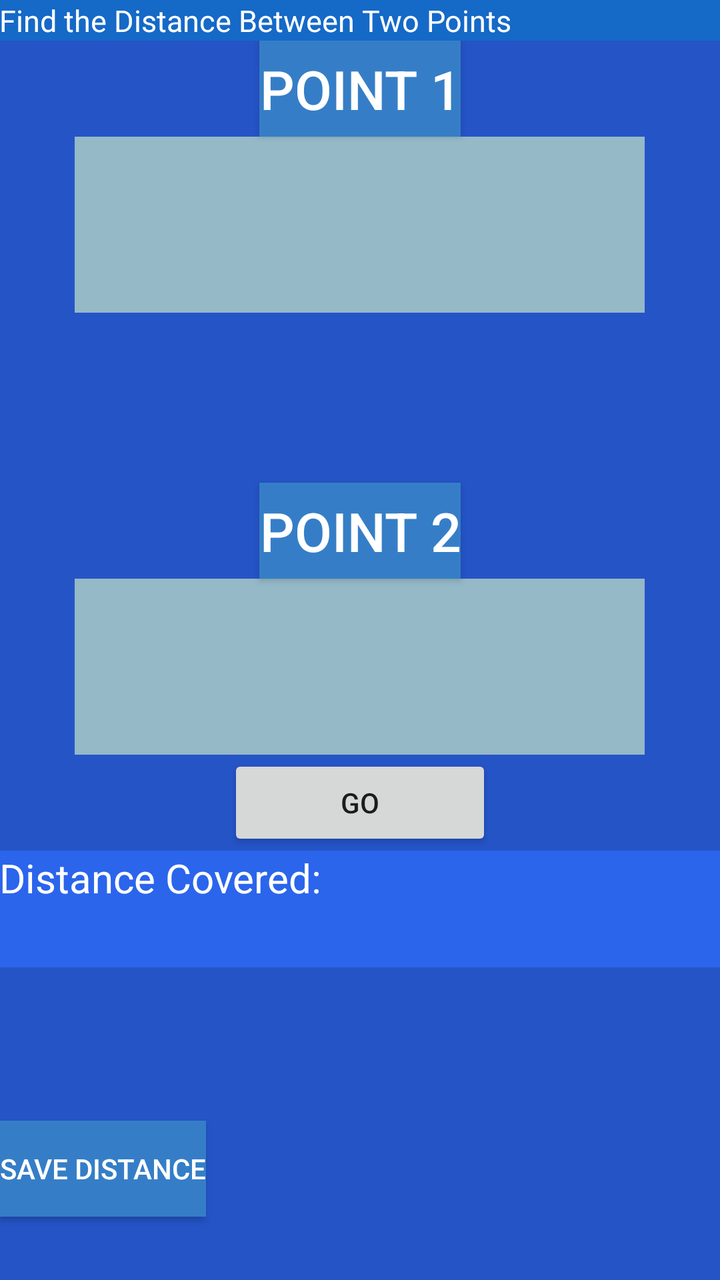
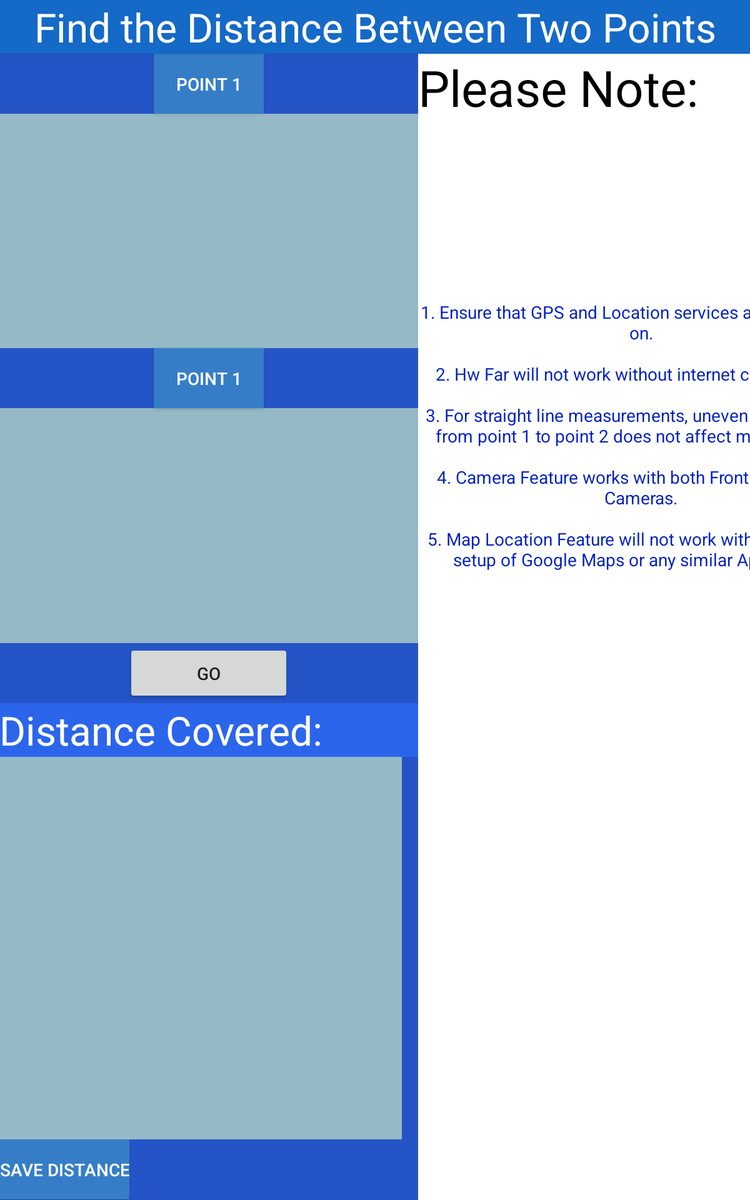

First picture: res/layout/ on a phone held upright. Second picture: the repository's own variant of that layout, on a device whose configuration matches the variant's folder. Source for both follows.
<!-- AndroidManifest.xml: application theme AppTheme -->
<!-- res/layout/fragment_main.xml -->
<RelativeLayout xmlns:android="http://schemas.android.com/apk/res/android"
    xmlns:tools="http://schemas.android.com/tools" android:layout_width="match_parent"
    android:layout_height="match_parent" android:paddingLeft="@dimen/activity_horizontal_margin"
    android:paddingRight="@dimen/activity_horizontal_margin"
    android:paddingTop="@dimen/activity_vertical_margin"
    android:paddingBottom="@dimen/activity_vertical_margin"
    tools:context=".MainActivity$PlaceholderFragment"
    android:background="#000000">

    <TextView android:text="Find the Distance Between Two Points" android:layout_width="wrap_content"
        android:layout_height="wrap_content"
        android:id="@+id/textView"
        android:background="#1569C7"
        android:textColor="#FFFFFF"
        android:layout_alignParentRight="true"
        android:layout_alignParentEnd="true"
        android:textSize="15sp"
        android:layout_alignParentLeft="true"
        android:layout_alignParentStart="true"
        android:shadowColor="@color/abc_search_url_text_normal" />



    <ScrollView xmlns:android="http://schemas.android.com/apk/res/android"
    xmlns:tools="http://schemas.android.com/tools" android:layout_width="match_parent"

    android:layout_height="wrap_content"
    android:paddingLeft="@dimen/activity_horizontal_margin"
    android:paddingRight="@dimen/activity_horizontal_margin"
    android:paddingTop="@dimen/activity_vertical_margin"
    android:paddingBottom="@dimen/activity_vertical_margin"
    tools:context=".MainActivity$PlaceholderFragment"
        android:id="@+id/scrollView"
        android:layout_alignParentLeft="true"
        android:layout_alignParentStart="true"
        android:layout_below="@+id/textView"
        android:layout_alignParentBottom="true">


    </ScrollView>

    <LinearLayout
            android:orientation="vertical"

            android:layout_width="match_parent"
            android:layout_height="wrap_content"
            android:weightSum="1"
            android:background="#2554C7"
            android:id="@+id/linearLayout"
        android:layout_alignTop="@+id/scrollView"
        android:layout_centerHorizontal="true"
        android:layout_alignParentBottom="true">

            <Button
                android:layout_width="wrap_content"
                android:layout_height="wrap_content"
                android:text="Point 1"
                android:id="@+id/point1"
                android:background="#357EC7"
                android:textColor="#FFFFFF"
                android:layout_gravity="center_horizontal"
                android:textSize="27dp" />

            <TextView
                android:layout_width="285dp"
                android:layout_height="wrap_content"
                android:textAppearance="?android:attr/textAppearanceSmall"
                android:id="@+id/coord1"
                android:background="#95B9C7"
                android:freezesText="true"
                android:layout_gravity="center_horizontal"
                android:layout_weight="0.22" />

            <TextView
                android:layout_width="match_parent"
                android:layout_height="wrap_content"
                android:textAppearance="?android:attr/textAppearanceSmall"
                android:id="@+id/textView2"
                android:layout_weight="0.21"
                android:clickable="true"
                android:freezesText="true"/>

            <Button
                android:layout_width="wrap_content"
                android:layout_height="wrap_content"
                android:text="Point 2"
                android:id="@+id/point2"
                android:background="#357EC7"
                android:textColor="#FFFFFF"
                android:layout_gravity="center_horizontal"
                android:textSize="27dp" />

            <TextView
                android:layout_width="285dp"
                android:layout_height="wrap_content"
                android:textAppearance="?android:attr/textAppearanceSmall"
                android:id="@+id/coord2"
                android:background="#95B9C7"
                android:freezesText="true"
                android:layout_gravity="center_horizontal"
                android:layout_weight="0.22" />

            <Button
                style="?android:attr/buttonStyleSmall"
                android:layout_width="132dp"
                android:layout_height="wrap_content"
                android:text="Go"
                android:id="@+id/gobutton"
                android:layout_gravity="center_horizontal" />

            <TextView
                android:layout_width="match_parent"
                android:layout_height="wrap_content"
                android:textAppearance="?android:attr/textAppearanceSmall"
                android:id="@+id/textView3"
                android:layout_weight="0.10"
                android:background="#2B65EC"
                android:text="Distance Covered:"
                android:textSize="20dp"
                android:textColor="#ffffff"
                android:freezesText="true"/>

            <TextView
                android:layout_width="wrap_content"
                android:layout_height="wrap_content"
                android:textAppearance="?android:attr/textAppearanceLarge"
                android:id="@+id/txtResult"
                android:layout_weight="0.15"
                android:background="#95B9C7"
                android:freezesText="true"/>

            <Button
                android:layout_width="wrap_content"
                android:layout_height="wrap_content"
                android:text="Save Distance"
                android:id="@+id/btnSave"
                android:background="#357EC7"
                android:textColor="#FFFFFF"
                android:shadowColor="#FFFFFF"/>

        </LinearLayout>
</RelativeLayout>
<!-- resources referenced by this layout -->
<resources>
  <style name="AppTheme" parent="Theme.AppCompat.Light.DarkActionBar">
          
      </style>
</resources>
<!-- res/layout-sw600dp/fragment_main.xml (the author's variant of the layout above) -->
<!-- drawn on a 7-inch tablet held upright -->
<RelativeLayout xmlns:android="http://schemas.android.com/apk/res/android"
    xmlns:tools="http://schemas.android.com/tools" android:layout_width="match_parent"
    android:layout_height="match_parent" android:paddingLeft="@dimen/activity_horizontal_margin"
    android:paddingRight="@dimen/activity_horizontal_margin"
    android:paddingTop="@dimen/activity_vertical_margin"
    android:paddingBottom="@dimen/activity_vertical_margin"
    tools:context=".MainActivity$PlaceholderFragment"
    android:background="#0000a0"
    >

    <TextView android:text="Find the Distance Between Two Points" android:layout_width="wrap_content"
        android:layout_height="wrap_content"
        android:id="@+id/textView"
        android:background="#1569C7"
        android:textColor="#FFFFFF"
        android:textSize="32dp"
        android:layout_alignParentLeft="true"
        android:layout_alignParentStart="true"
        android:textAlignment="center"
        android:capitalize="words"
        android:elevation="2dp"
        android:shadowColor="@color/abc_search_url_text_normal"
        android:layout_alignParentRight="true"
        android:layout_alignParentEnd="true" />








    <LinearLayout
        android:orientation="horizontal"
        android:layout_width="fill_parent"
        android:layout_height="fill_parent"
        android:layout_below="@+id/textView"
        android:weightSum="1"
        android:baselineAligned="false"
        android:background="#000000"
        >
-->
        <LinearLayout
            android:orientation="vertical"
            android:layout_width="wrap_content"
            android:layout_height="match_parent"

            android:background="#2554C7">


            <Button
                android:layout_width="wrap_content"
                android:layout_height="wrap_content"
                android:text="Point 1"
                android:id="@+id/point1"
                android:background="#357EC7"
                android:textColor="#FFFFFF"
                android:layout_gravity="center_horizontal"/>

            <TextView
                android:layout_width="335dp"
                android:layout_height="wrap_content"
                android:textAppearance="?android:attr/textAppearanceSmall"
                android:id="@+id/coord1"
                android:background="#95B9C7"
                android:layout_weight="0.22"
                android:freezesText="true"
                android:layout_gravity="center_horizontal"/>

            <Button
                android:layout_width="wrap_content"
                android:layout_height="wrap_content"
                android:text="Point 1"
                android:id="@+id/point2"
                android:background="#357EC7"
                android:textColor="#FFFFFF"
                android:layout_gravity="center_horizontal"/>


            <TextView
                android:layout_width="335dp"
                android:layout_height="wrap_content"
                android:textAppearance="?android:attr/textAppearanceSmall"
                android:id="@+id/coord2"
                android:background="#95B9C7"
                android:layout_weight="0.22"
                android:freezesText="true"
                android:layout_gravity="center_horizontal"/>

            <Button
                style="?android:attr/buttonStyleSmall"
                android:layout_width="132dp"
                android:layout_height="wrap_content"
                android:text="Go"
                android:id="@+id/gobutton"
                android:layout_gravity="center_horizontal" />

            <TextView
                android:layout_width="match_parent"
                android:layout_height="wrap_content"
                android:textAppearance="?android:attr/textAppearanceSmall"
                android:id="@+id/textView3"
                android:background="#2B65EC"
                android:text="Distance Covered:"
                android:textSize="32dp"
                android:textColor="#ffffff"
                android:freezesText="true"/>

            <TextView
                android:layout_width="322dp"
                android:layout_height="wrap_content"
                android:textAppearance="?android:attr/textAppearanceLarge"
                android:id="@+id/txtResult"
                android:layout_weight="0.36"
                android:background="#95B9C7"
                android:freezesText="true"/>


            <Button
                android:layout_width="wrap_content"
                android:layout_height="wrap_content"
                android:text="Save Distance"
                android:id="@+id/btnSave"
                android:background="#357EC7"
                android:textColor="#FFFFFF"
                android:shadowColor="#FFFFFF"
                 />


        </LinearLayout>
           <LinearLayout
               android:orientation="horizontal"
               android:layout_width="wrap_content"
               android:layout_height="match_parent"

               android:layout_weight="0.67"
               android:background="#0000a0">



               </LinearLayout>

           <LinearLayout
           android:orientation="vertical"
           android:layout_width="wrap_content"
           android:layout_height="match_parent"
               android:background="#ffffff"
               android:weightSum="1">


               <TextView
                   android:layout_width="wrap_content"
                   android:layout_height="47dp"
                   android:textAppearance="?android:attr/textAppearanceLarge"
                   android:text="Please Note: "
                   android:id="@+id/textView5"
                   android:textAlignment="center"
                   android:textColor="#000000"
                   android:layout_weight="0.23"
                   android:textSize="40dp" />


               <TextView android:text="@string/tips" android:layout_width="wrap_content"
                   android:layout_height="wrap_content"
                   android:textAlignment="center"
                   android:textColor="#0020c2" />


           </LinearLayout>


   </LinearLayout>

   </RelativeLayout>
<!-- resources referenced by the variant -->
<!-- as a 7-inch tablet held upright resolves them -->
<resources>
  <string name="tips">        1. Ensure that GPS and Location services are switched  \n\t on.\n
          \n2. Hw Far will not work without internet connection.\n
          \n3. For straight line measurements, uneven movement \n\t from point 1 to point 2 does not affect measurement.\n
          \n4. Camera Feature works with both Front and Back \n\t Cameras.\n
          \n5. Map Location Feature will not work without proper \n\t setup of Google Maps or any similar Application.</string>
  <style name="AppTheme" parent="Theme.AppCompat.Light.DarkActionBar">
          
      </style>
</resources>
